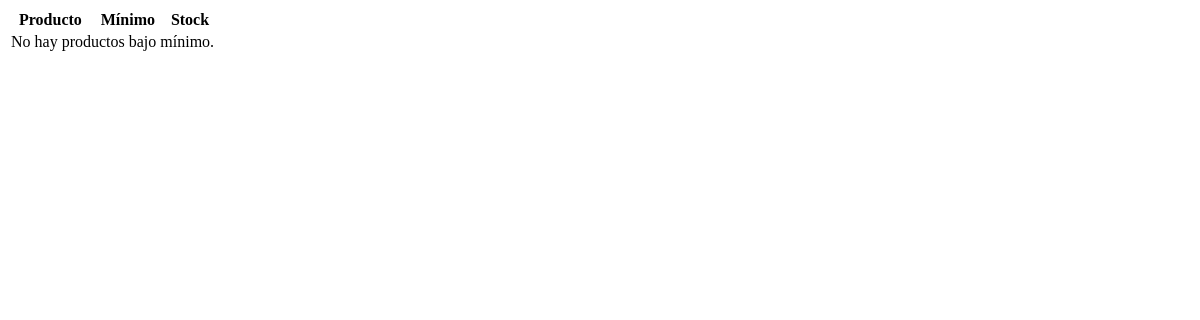
Before: /bajo-minimo/ with the older database file.
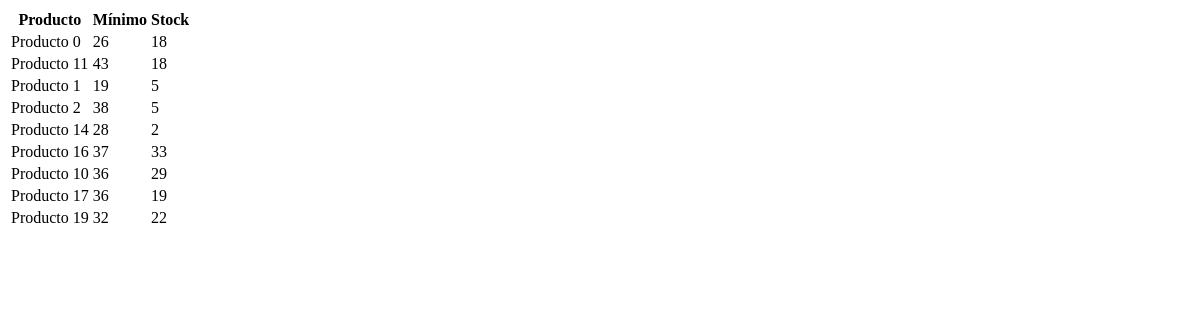
After: the same page with the newer database file.
### products/models.py (models this page shows, shortened)
class Product(models.Model):
    name = models.CharField(max_length=150, db_index=True)
    sku = models.CharField(max_length=50, unique=True, db_index=True)
    category = models.ForeignKey(
        Category,
        on_delete=models.SET_NULL,
        null=True,
        related_name='products'
    )
    supplier = models.ForeignKey(
        Supplier,
        on_delete=models.SET_NULL,
        null=True,
        blank=True,
        related_name='products'
    )
    stock = models.IntegerField(default=0)
    min_stock = models.IntegerField(default=0)
    cost_price = models.DecimalField(max_digits=10, decimal_places=2, default=0)
    sale_price = models.DecimalField(max_digits=10, decimal_places=2, default=0)
    image = models.ImageField(upload_to=product_image_path, blank=True, null=True)
    last_low_stock_alert = models.DateTimeField(null=True, blank=True)
    created_at = models.DateTimeField(auto_now_add=True)
    updated_at = models.DateTimeField(auto_now=True)
    class Meta:
        ordering = ['name']
        verbose_name = "Product"
        verbose_name_plural = "Products"

### dashboard/views/metrics.py (the view)
# urls.py: path("bajo-minimo/", dashboard_low_stock, name="dashboard_low_stock"),
def dashboard_low_stock(request):
    low_stock = get_low_stock()
    return render(request, "dashboard/partials/low_stock.html", {"low_stock": low_stock})

### dashboard/services/metrics.py (called while the page is built)
def get_low_stock():
    products = Product.objects.annotate(
        total_stock_db=Sum("stock_items__quantity"),
        total_min_stock_db=Sum("stock_items__min_stock"),
    ).filter(
        total_stock_db__lte=F("total_min_stock_db")
    )
    low_stock = []
    for p in products:
        low_stock.append({
            "product": p,
            "quantity": p.total_stock_db or 0,
            "min_stock": p.total_min_stock_db or 0,
        })
    return low_stock

### notifications/context_processors.py (called while the page is built)
def notifications_unread(request):
    return {
        "notifications_unread": Notification.objects.filter(seen=False).count()
    }

### dashboard/templates/dashboard/partials/low_stock.html
<table class="table table-striped">
    <thead class="table-danger">
        <tr>
            <th>Producto</th>
            <th>Mínimo</th>
            <th>Stock</th>
        </tr>
    </thead>
    <tbody>
        {% if low_stock %}
            {% for item in low_stock %}
            <tr>
                <td>{{ item.product.name }}</td>
                <td>{{ item.min_stock }}</td>
                <td>{{ item.quantity }}</td>
            </tr>
            {% endfor %}
        {% else %}
            <tr>
                <td colspan="3" class="text-center">No hay productos bajo mínimo.</td>
            </tr>
        {% endif %}
    </tbody>
</table>

Changed rows visible on the page:
now on this page (row edited): Product: product.name "Producto 0", min_stock "26", quantity "18"
now on this page (row edited): Product: product.name "Producto 11", min_stock "43", quantity "18"
now on this page (row edited): Product: product.name "Producto 1", min_stock "19", quantity "5"
now on this page (row edited): Product: product.name "Producto 2", min_stock "38", quantity "5"
now on this page (row edited): Product: product.name "Producto 14", min_stock "28", quantity "2"
now on this page (row edited): Product: product.name "Producto 16", min_stock "37", quantity "33"
now on this page (row edited): Product: product.name "Producto 10", min_stock "36", quantity "29"
now on this page (row edited): Product: product.name "Producto 17", min_stock "36", quantity "19"
now on this page (row edited): Product: product.name "Producto 19", min_stock "32", quantity "22"
Other visible differences:
text no longer shown: "No hay productos bajo mínimo."
